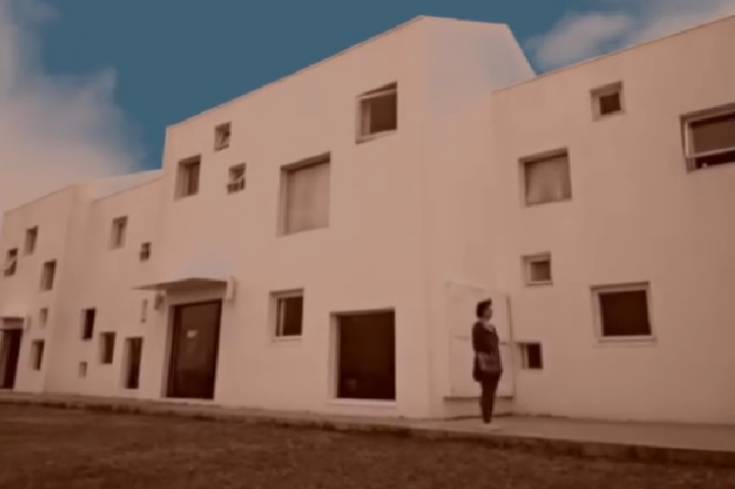
#> input picture SCNU实验要求与代码/Experiment2/input_rgb_image.jpg, 735 x 489 px
$ python 3.py
#> lines starting #> are read from the running program, lines starting #| are printed output that depends on the picture
import cv2
import numpy as np
import matplotlib.pyplot as plt

image = cv2.imread("input_rgb_image.jpg", cv2.IMREAD_GRAYSCALE)#cv2.imread_GRAYSCALE指定输入图像为灰度图像
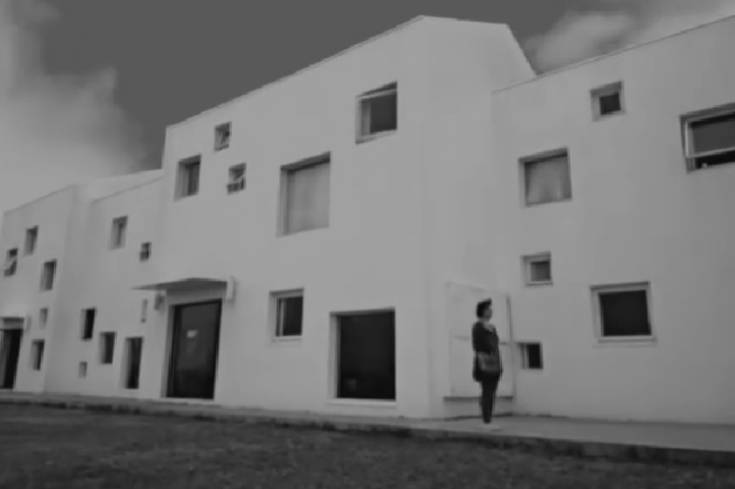
#> image: shape (489, 735); min 2, max 167, mean 117.6

#调用函数进行直方图均衡化。Hist表示histogram。
equalized_image = cv2.equalizeHist(image)
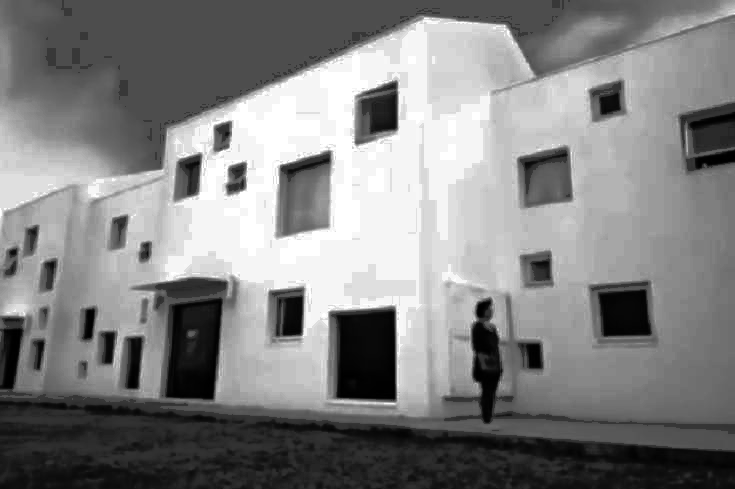
#> equalized_image: shape (489, 735); min 0, max 255, mean 130.5
# normalized_image = cv2.createCLAHE(clipLimit=2.0, tileGridSize=(8, 8)).apply(image)
clahe = cv2.createCLAHE(clipLimit=2.0, tileGridSize=(8, 8))
normalized_image = clahe.apply(image)
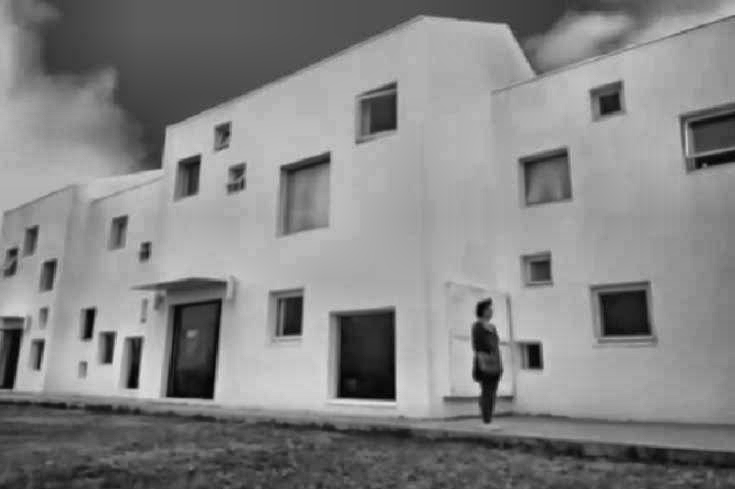
#> normalized_image: shape (489, 735); min 1, max 223, mean 133.2

# 绘制直方图
plt.figure(figsize=(12, 6))

# 原始图像直方图
plt.subplot(2, 2, 1)
plt.hist(image.ravel(), bins=256, range=(0, 256), color='gray', alpha=0.7)
plt.title('Original Image Histogram')
plt.xlabel('Pixel Value')
plt.ylabel('Frequency')

# 直方图均衡化后的直方图
plt.subplot(2, 2, 2)
plt.hist(equalized_image.ravel(), bins=256, range=(0, 256), color='gray', alpha=0.7)
plt.title('Equalized Image Histogram')
plt.xlabel('Pixel Value')
plt.ylabel('Frequency')

# 规定化后的直方图
plt.subplot(2, 2, 3)
plt.hist(normalized_image.ravel(), bins=256, range=(0, 256), color='gray', alpha=0.7)
plt.title('Normalized Image Histogram')
plt.xlabel('Pixel Value')
plt.ylabel('Frequency')

# 显示图像和直方图
plt.subplot(2, 2, 4)
plt.imshow(cv2.cvtColor(image, cv2.COLOR_BGR2RGB))
plt.title('Original Image')
plt.axis('off')

plt.tight_layout()
plt.show()
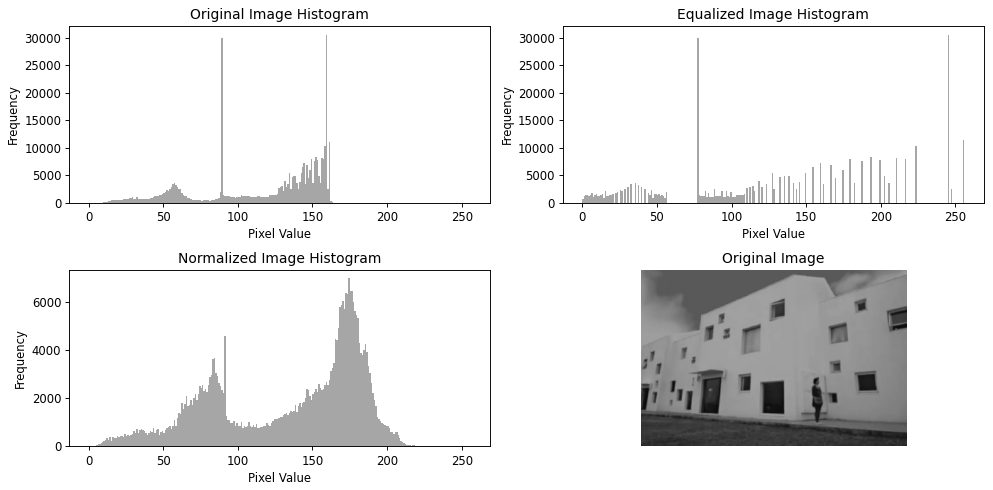
#> figure drawn by matplotlib, 4 panels; panel 1: tallest bar 30614 high, from x = 159 to 160; panel 2: tallest bar 30614 high, from x = 245 to 246; panel 3: tallest bar 7000 high, from x = 174 to 175

#显示规定化和均衡化之后的图像
cv2.imshow('Equalized Image', equalized_image)
cv2.imshow('Normalized Image', normalized_image)
cv2.waitKey(0)
cv2.destroyAllWindows()
